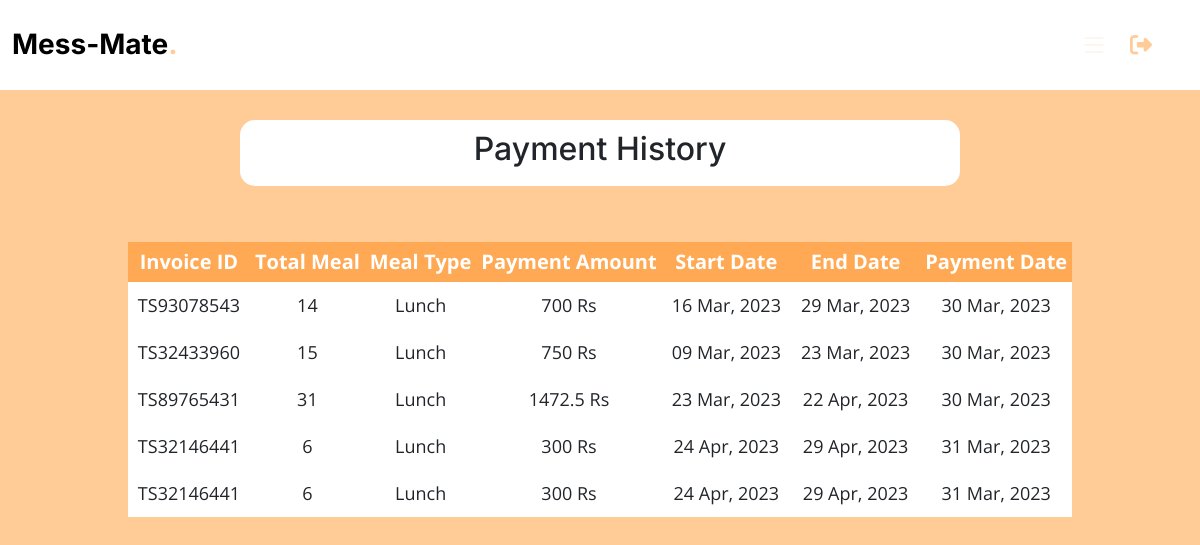
Page /pay_history.php (signed in) on the earlier database version.
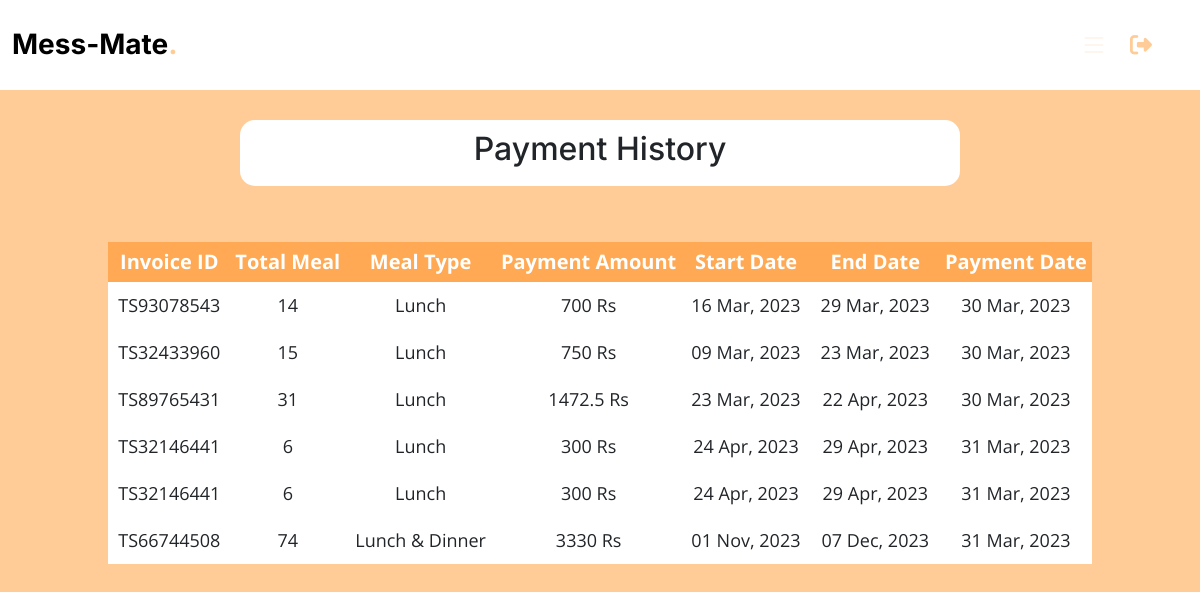
Same page on the later database version.
### tables this page shows
CREATE TABLE `payment` (
  `user_id` int(255) NOT NULL,
  `invoice_id` varchar(12) NOT NULL,
  `t_meal` varchar(10) NOT NULL,
  `s_date` date NOT NULL,
  `e_date` date NOT NULL,
  `ex_date` date NOT NULL,
  `type_meal` varchar(20) NOT NULL,
  `total` varchar(10) NOT NULL,
  `date_payment` datetime NOT NULL
);

### pay_history.php (the view, shortened to what this page needs)
<?php
require 'database/include.php';
?>
<!DOCTYPE html>
<html lang="en">
<head>
    <link href="assets/vendor/bootstrap/css/bootstrap.min.css" rel="stylesheet">
    <link href="assets/vendor/bootstrap-icons/bootstrap-icons.css" rel="stylesheet">
    <link href="assets/css/main.css" rel="stylesheet">
    <link href="assets/css/style2.css" rel="stylesheet">
    <link href="assets/css/livemeal.css" rel="stylesheet">
</head>
<body>
    <header id="header" class="header fixed-top d-flex align-items-center">
        <div class="container d-flex align-items-center justify-content-between">
            <a href="index.html" class="logo d-flex align-items-center me-auto me-lg-0">
                <h1>Mess-Mate<span>.</span></h1>
            </a>
            <i class="mobile-nav-toggle mobile-nav-show bi bi-list"></i>
        </div>
        <a class="log_btn" href="logout.php"><i class="fa-solid fa-right-from-bracket"></i></a>
    </header>
<center>
    <div class="pay-text">
        <h2>Payment History</h2>
    </div>
    </center>
    <div class="container">
        <div class="table_div">
            <table id="myTable">
                <tr>
                    <th>Invoice ID</th>
                    <th>Total Meal</th>
                    <th>Meal Type</th>
                    <th>Payment Amount</th>
                    <th>Start Date</th>
                    <th>End Date</th>
                    <th>Payment Date</th>
                </tr>
                <?php
                $user_id= $_SESSION['id'];
                $sql = "SELECT * FROM payment WHERE user_id = '$user_id'";
                $result = mysqli_query($conn, $sql);
                $num = mysqli_num_rows($result);
                if($num != 0){
                    foreach($result as $row){
                $invoice_id = $row['invoice_id'];
                $t_meal = $row['t_meal'];
                if($row['type_meal'] == '1'){
                    $type_meal = "Lunch";
                }
                else if($row['type_meal'] == '2'){
                    $type_meal = "Dinner";
                }
                else if($row['type_meal'] == '3'){
                    $type_meal = "Lunch & Dinner";
                }
                $p_amount = $row['total'];
                $s_date = date("d M, Y",strtotime($row['s_date']));
                $e_date = date("d M, Y",strtotime($row['e_date']));
                $date_payment =date("d M, Y",strtotime($row['date_payment']));
                        echo "<tr>
                        <td>$invoice_id</td>
                    <td>$t_meal </td>
                    <td>$type_meal</td>
                    <td>$p_amount Rs</td>
                    <td>$s_date</td>
                    <td>$e_date</td>
                    <td>$date_payment</td>
                    </tr>";
                    }
                }
                else{
                    echo "<tr>
                    <td colspan='7'>No Payment History</td>
                    </tr>";
                }
                ?>
            </table>
        </div>
    </div>
</body>
</html>

### assets/css/main.css (style rules this page uses)
:root { --font-default: "Open Sans", system-ui, -apple-system, "Segoe UI", Roboto, "Helvetica Neue", Arial, "Noto Sans", "Liberation Sans", sans-serif, "Apple Color Emoji", "Segoe UI Emoji", "Segoe UI Symbol", "Noto Color Emoji"; --font-primary: "Amatic SC", sans-serif; --font-secondary: "Inter", sans-serif; }
:root { --color-default: #212529; --color-primary: #ce1212; --color-secondary: #37373f; --color-primary-dark: #ffa954; }
:root { scroll-behavior: smooth; }
body { font-family: var(--font-default); color: var(--color-default); }
a { color: var(--color-primary); text-decoration: none; }
h1, h2, h3, h4, h5, h6 { font-family: var(--font-secondary); }
.header { background: #fff; transition: all 0.5s; z-index: 997; height: 90px; border-bottom: 1px solid #fff; }
.header .logo h1 { font-size: 28px; font-weight: 700; color: #000; margin: 0; font-family: var(--font-secondary); }
.header .logo h1 span { color: var(--color-primary); }
@media (max-width: 1279px) { .mobile-nav-show { color: var(--color-secondary); font-size: 28px; cursor: pointer; line-height: 0; transition: 0.5s; z-index: 9999; margin: 0 10px 0 20px; } }

### assets/css/style2.css (style rules this page uses)
:root { --font-default: "Open Sans", system-ui, -apple-system, "Segoe UI", Roboto, "Helvetica Neue", Arial, "Noto Sans", "Liberation Sans", sans-serif, "Apple Color Emoji", "Segoe UI Emoji", "Segoe UI Symbol", "Noto Color Emoji"; --font-primary: "Amatic SC", sans-serif; --font-secondary: "Inter", sans-serif; }
:root { --color-default: #212529; --color-primary: #FFCC97; --color-secondary: #FDF4EB; --color-secondary-dark: #f4e0cd; --color-primary-dark: #ffa954; --color-sub-bag:white; }
body { background-image: url(../bag2.jpg); background-repeat: no-repeat; background-size: cover; }
.log_btn { margin: 0px 4% 0px 0px; padding: 0px; font-size: 22px; }
.container { display: block; justify-content: center; align-items: center; width: 100%; }

### assets/css/livemeal.css (style rules this page uses)
:root { --color-default: #212529; --color-primary: #FFCC97; --color-secondary: #FDF4EB; --color-secondary-dark: #f4e0cd; --color-primary-dark: #ffa954; --color-sub-bag:white; }
:root { --font-default: "Open Sans", system-ui, -apple-system, "Segoe UI", Roboto, "Helvetica Neue", Arial, "Noto Sans", "Liberation Sans", sans-serif, "Apple Color Emoji", "Segoe UI Emoji", "Segoe UI Symbol", "Noto Color Emoji"; --font-primary: "Amatic SC", sans-serif; --font-secondary: "Inter", sans-serif; }
body { background-color:var(--color-primary); background-image: none ; }
.pay-text { width: 60%; border-radius: 15px; font-size: 20px; margin-top: 10%; padding: 10px; background-color: var(--color-sub-bag); text-align: center; }
.table_div { display: flex; margin-top: 5%; justify-content: center; }
.table_div th { background-color: var(--color-primary-dark); color: var(--color-sub-bag); font-size: 20px; padding: 5px; }
.table_div tr,td { padding: 10px; text-align: center; font-size: 18px; background-color: var(--color-sub-bag); }

Differences in the rows shown:
added payment: invoice "TS66744508", t_meal "74", type_meal "Lunch & Dinner", total "3330", s_date "01 Nov, 2023", e_date "07 Dec, 2023", date_payment "31 Mar, 2023"
